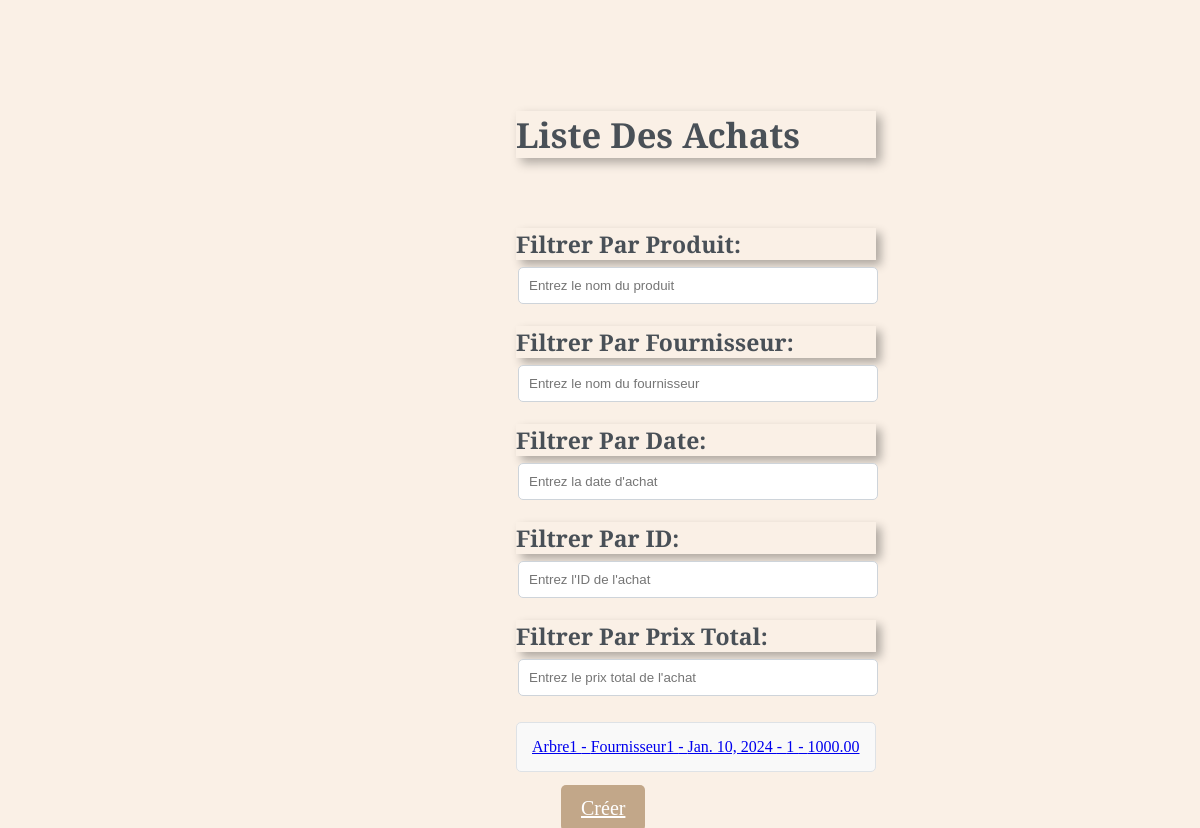
Page /firstapp/achatdetails/ on the committed database.
### firstapp/models.py (models this page shows, shortened)
class AchatDetails(models.Model):
    id = models.AutoField(primary_key=True)
    stock = models.ForeignKey('Stock', on_delete=models.CASCADE,null=True)
    fournisseur = models.ForeignKey('Fournisseur', on_delete=models.CASCADE,null=True)
    dateAchat = models.DateField(null=True)
    quantite = models.IntegerField(null=True)
    prixTotale = models.DecimalField(max_digits=10, decimal_places=2,null=True,blank=True)

class Stock(models.Model):
    CodeP = models.AutoField(primary_key=True)
    NomP = models.CharField(max_length=25)
    quantite = models.IntegerField(default=0)
    prixUnitaire=models.DecimalField(max_digits=10, decimal_places=2,default=0)
    prixVente=models.DecimalField(max_digits=10, decimal_places=2,default=0)
    Designation = models.TextField(default='')

class Fournisseur (models.Model):
    codeF = models.AutoField(primary_key=True)
    NomF = models.CharField(max_length=25)
    PrenomF = models.CharField(max_length=25)
    TelF = models.IntegerField(unique=True)
    AdressF = models.CharField(max_length=50)
    SoldeF = models.DecimalField(max_digits=10 , decimal_places=2)

### firstapp/views.py (the view)
# urls.py: path('achatdetails/', achat_details_list, name='achat_details_list'),
def achat_details_list(request):
    achats = AchatDetails.objects.all()
    return render(request, 'achat/achat_details_list.html', {'achats': achats})

### firstapp/Templates/achat/achat_details_list.html (shortened to what this page needs)
<!DOCTYPE html>
<html lang="en">
<head>
</head>
<body>
{% block content %}
<div>
  <b><h2>Liste des achats</h2>  </b>   </div>
  <br>
  <b> <label for="filterProduit">Filtrer par produit:</label></b>
  <input type="text" id="filterProduit" onkeyup="filterAchats()" placeholder="Entrez le nom du produit">
<br>
<b> <label for="filterFournisseur">Filtrer par fournisseur:</label> </b>
  <input type="text" id="filterFournisseur" onkeyup="filterAchats()" placeholder="Entrez le nom du fournisseur">
<br>
<b> <label for="filterDate">Filtrer par date:</label> </b>
  <input type="text" id="filterDate" onkeyup="filterAchats()" placeholder="Entrez la date d'achat">
  <br>
  <b> <label for="filterID">Filtrer par ID:</label></b>
  <input type="number" id="filterID" onkeyup="filterAchats()" placeholder="Entrez l'ID de l'achat">
  <br>
  <b> <label for="filterPrixTotale">Filtrer par prix total:</label> </b>
  <input type="number" id="filterPrixTotale" onkeyup="filterAchats()" placeholder="Entrez le prix total de l'achat">
  <br>
  <ul id="achatList">
    {% for achat in achats %}
      <li data-produit="{{ achat.stock.NomP }}" data-fournisseur="{{ achat.fournisseur.NomF }}" data-date="{{ achat.dateAchat }}" data-id="{{ achat.id }}" data-prix-totale="{{ achat.prixTotale }}">
        <a href="{% url 'achat_details_detail' id=achat.id %}">{{ achat.stock.NomP }} - {{ achat.fournisseur.NomF }} - {{ achat.dateAchat }} - {{ achat.id }} - {{ achat.prixTotale }}</a>
      </li>
    {% endfor %}
  </ul>
  <a class="btn-create" href="{% url 'achat_details_create' %}">Créer</a>
{% endblock %}
</body>
</html>

### firstapp/Templates/achat/achat_details_list.html (style rules this page uses)
body { position: absolute; top: 10%; left: 43%; font-size: 23px; font-family: 'Cormorant Upright', serif; background-color: #faf0e6; color: white; box-sizing:border-box; margin: 0%; padding: 0; transition:all 0.5s cubic-bezier(.43,1.1,.62,1.08); text-transform: capitalize; }
h2 { color: #495057; box-shadow: 5px 5px 10px rgba(0, 0, 0, 0.3); }
label { display: block; margin-top: 15px; color: #495057; box-shadow: 5px 5px 10px rgba(0, 0, 0, 0.3); }
input { padding: 10px; margin: 7px 2px; border: 1px solid #ced4da; border-radius: 5px; width: 100%; box-sizing: border-box; }
ul { list-style-type: none; padding: 0; margin-top: 20px; }
li { border: 1px solid #dee2e6; margin-top: -1px; background-color: #f9f9f9; padding: 15px; text-decoration: none; font-size: 16px; color: #495057; display: block; transition: 0.3s; border-radius: 5px; margin-bottom: 10px; }
.btn-create { background-color: #c2a789; color: #fff; padding: 12px 20px; font-size: 20px; border: none; position: relative; left: 45px; cursor: pointer; border-radius: 5px; transition: background-color 0.3s ease; font-family: 'Cormorant Upright', serif; }

### rows in the picture
AchatDetails: stock.NomP "Arbre1", fournisseur.NomF "Fournisseur1", dateAchat "Jan. 10, 2024", id "1", prixTotale "1000.00"
